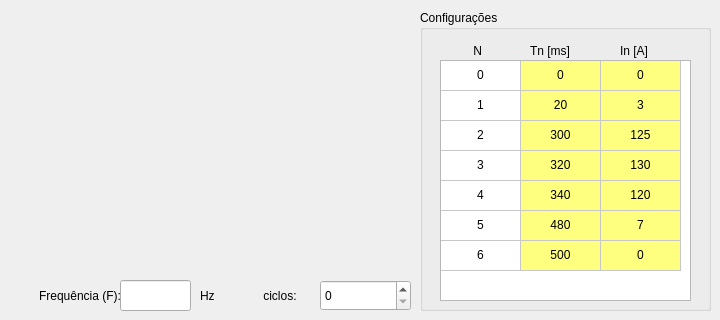
         <widget class="QWidget" name="tab_16">
          <attribute name="title">
           <string>Triangular Suavizada</string>
          </attribute>
          <widget class="QGroupBox" name="groupBox_36">
           <property name="geometry">
            <rect>
             <x>420</x>
             <y>10</y>
             <width>291</width>
             <height>301</height>
            </rect>
           </property>
           <property name="title">
            <string>Configurações</string>
           </property>
           <widget class="QTableWidget" name="tabela_config">
            <property name="geometry">
             <rect>
              <x>20</x>
              <y>50</y>
              <width>251</width>
              <height>241</height>
             </rect>
            </property>
            <property name="rowCount">
             <number>7</number>
            </property>
            <property name="columnCount">
             <number>3</number>
            </property>
            <attribute name="horizontalHeaderVisible">
             <bool>false</bool>
            </attribute>
            <attribute name="horizontalHeaderCascadingSectionResizes">
             <bool>false</bool>
            </attribute>
            <attribute name="horizontalHeaderDefaultSectionSize">
             <number>80</number>
            </attribute>
            <attribute name="horizontalHeaderHighlightSections">
             <bool>true</bool>
            </attribute>
            <attribute name="verticalHeaderVisible">
             <bool>false</bool>
            </attribute>
            <row>
             <property name="text">
              <string>0</string>
             </property>
            </row>
            <row>
             <property name="text">
              <string>1</string>
             </property>
            </row>
            <row>
             <property name="text">
              <string>2</string>
             </property>
            </row>
            <row>
             <property name="text">
              <string>3</string>
             </property>
            </row>
            <row>
             <property name="text">
              <string>4</string>
             </property>
            </row>
            <row>
             <property name="text">
              <string>5</string>
             </property>
            </row>
            <row>
             <property name="text">
              <string>6</string>
             </property>
            </row>
            <column>
             <property name="text">
              <string>N</string>
             </property>
            </column>
            <column>
             <property name="text">
              <string>Tn [ms]</string>
             </property>
            </column>
            <column>
             <property name="text">
              <string>In [A]</string>
             </property>
            </column>
            <item row="0" column="0">
             <property name="text">
              <string>0</string>
             </property>
             <property name="textAlignment">
              <set>AlignCenter</set>
             </property>
            </item>
            <item row="0" column="1">
             <property name="text">
              <string>0</string>
             </property>
             <property name="textAlignment">
              <set>AlignCenter</set>
             </property>
             <property name="background">
              <brush brushstyle="SolidPattern">
               <color alpha="255">
                <red>255</red>
                <green>255</green>
                <blue>127</blue>
               </color>
              </brush>
             </property>
            </item>
            <item row="0" column="2">
             <property name="text">
              <string>0</string>
             </property>
             <property name="textAlignment">
              <set>AlignCenter</set>
             </property>
             <property name="background">
              <brush brushstyle="SolidPattern">
               <color alpha="255">
                <red>255</red>
                <green>255</green>
                <blue>127</blue>
               </color>
              </brush>
             </property>
            </item>
            <item row="1" column="0">
             <property name="text">
              <string>1</string>
             </property>
             <property name="textAlignment">
              <set>AlignCenter</set>
             </property>
            </item>
            <item row="1" column="1">
             <property name="text">
              <string>20</string>
             </property>
             <property name="textAlignment">
              <set>AlignCenter</set>
             </property>
             <property name="background">
              <brush brushstyle="SolidPattern">
               <color alpha="255">
                <red>255</red>
                <green>255</green>
                <blue>127</blue>
               </color>
              </brush>
             </property>
            </item>
            <item row="1" column="2">
             <property name="text">
              <string>3</string>
             </property>
             <property name="textAlignment">
              <set>AlignCenter</set>
             </property>
             <property name="background">
              <brush brushstyle="SolidPattern">
               <color alpha="255">
                <red>255</red>
                <green>255</green>
                <blue>127</blue>
               </color>
              </brush>
             </property>
            </item>
            <item row="2" column="0">
             <property name="text">
              <string>2</string>
             </property>
             <property name="textAlignment">
              <set>AlignCenter</set>
             </property>
            </item>
            <item row="2" column="1">
             <property name="text">
              <string>300</string>
             </property>
             <property name="textAlignment">
              <set>AlignCenter</set>
             </property>
             <property name="background">
              <brush brushstyle="SolidPattern">
               <color alpha="255">
                <red>255</red>
                <green>255</green>
                <blue>127</blue>
               </color>
              </brush>
             </property>
            </item>
            <item row="2" column="2">
             <property name="text">
              <string>125</string>
             </property>
             <property name="textAlignment">
              <set>AlignCenter</set>
             </property>
             <property name="background">
              <brush brushstyle="SolidPattern">
               <color alpha="255">
                <red>255</red>
                <green>255</green>
                <blue>127</blue>
               </color>
              </brush>
             </property>
            </item>
            <item row="3" column="0">
             <property name="text">
              <string>3</string>
             </property>
             <property name="textAlignment">
              <set>AlignCenter</set>
             </property>
            </item>
            <item row="3" column="1">
             <property name="text">
              <string>320</string>
             </property>
             <property name="textAlignment">
              <set>AlignCenter</set>
             </property>
             <property name="background">
              <brush brushstyle="SolidPattern">
               <color alpha="255">
                <red>255</red>
                <green>255</green>
                <blue>127</blue>
               </color>
              </brush>
             </property>
            </item>
            <item row="3" column="2">
             <property name="text">
              <string>130</string>
             </property>
             <property name="textAlignment">
              <set>AlignCenter</set>
             </property>
             <property name="background">
              <brush brushstyle="SolidPattern">
               <color alpha="255">
                <red>255</red>
                <green>255</green>
                <blue>127</blue>
               </color>
              </brush>
             </property>
            </item>
            <item row="4" column="0">
             <property name="text">
              <string>4</string>
             </property>
             <property name="textAlignment">
              <set>AlignCenter</set>
             </property>
            </item>
            <item row="4" column="1">
             <property name="text">
              <string>340</string>
             </property>
             <property name="textAlignment">
              <set>AlignCenter</set>
             </property>
             <property name="background">
              <brush brushstyle="SolidPattern">
               <color alpha="255">
                <red>255</red>
                <green>255</green>
                <blue>127</blue>
               </color>
              </brush>
             </property>
            </item>
            <item row="4" column="2">
             <property name="text">
              <string>120</string>
             </property>
             <property name="textAlignment">
              <set>AlignCenter</set>
             </property>
             <property name="background">
              <brush brushstyle="SolidPattern">
               <color alpha="255">
                <red>255</red>
                <green>255</green>
                <blue>127</blue>
               </color>
              </brush>
             </property>
            </item>
            <item row="5" column="0">
             <property name="text">
              <string>5</string>
             </property>
             <property name="textAlignment">
              <set>AlignCenter</set>
             </property>
            </item>
            <item row="5" column="1">
             <property name="text">
              <string>480</string>
             </property>
             <property name="textAlignment">
              <set>AlignCenter</set>
             </property>
             <property name="background">
              <brush brushstyle="SolidPattern">
               <color alpha="255">
                <red>255</red>
                <green>255</green>
                <blue>127</blue>
               </color>
              </brush>
             </property>
            </item>
            <item row="5" column="2">
             <property name="text">
              <string>7</string>
             </property>
             <property name="textAlignment">
              <set>AlignCenter</set>
             </property>
             <property name="background">
              <brush brushstyle="SolidPattern">
               <color alpha="255">
                <red>255</red>
                <green>255</green>
                <blue>127</blue>
               </color>
              </brush>
             </property>
            </item>
            <item row="6" column="0">
             <property name="text">
              <string>6</string>
             </property>
             <property name="textAlignment">
              <set>AlignCenter</set>
             </property>
            </item>
            <item row="6" column="1">
             <property name="text">
              <string>500</string>
             </property>
             <property name="textAlignment">
              <set>AlignCenter</set>
             </property>
             <property name="background">
              <brush brushstyle="SolidPattern">
               <color alpha="255">
                <red>255</red>
                <green>255</green>
                <blue>127</blue>
               </color>
              </brush>
             </property>
            </item>
            <item row="6" column="2">
             <property name="text">
              <string>0</string>
             </property>
             <property name="textAlignment">
              <set>AlignCenter</set>
             </property>
             <property name="background">
              <brush brushstyle="SolidPattern">
               <color alpha="255">
                <red>255</red>
                <green>255</green>
                <blue>127</blue>
               </color>
              </brush>
             </property>
            </item>
           </widget>
           <widget class="QLabel" name="label_155">
            <property name="geometry">
             <rect>
              <x>50</x>
              <y>30</y>
              <width>41</width>
              <height>21</height>
             </rect>
            </property>
            <property name="text">
             <string> N</string>
            </property>
           </widget>
           <widget class="QLabel" name="label_157">
            <property name="geometry">
             <rect>
              <x>110</x>
              <y>30</y>
              <width>61</width>
              <height>21</height>
             </rect>
            </property>
            <property name="text">
             <string>Tn [ms]</string>
            </property>
           </widget>
           <widget class="QLabel" name="label_159">
            <property name="geometry">
             <rect>
              <x>200</x>
              <y>30</y>
              <width>51</width>
              <height>21</height>
             </rect>
            </property>
            <property name="text">
             <string>In [A]</string>
            </property>
           </widget>
          </widget>
          <widget class="QLabel" name="label_124">
           <property name="geometry">
            <rect>
             <x>20</x>
             <y>10</y>
             <width>381</width>
             <height>221</height>
            </rect>
           </property>
           <property name="text">
            <string/>
           </property>
           <property name="pixmap">
            <pixmap>imagens/triângulo suavizado.jpg</pixmap>
           </property>
           <property name="scaledContents">
            <bool>true</bool>
           </property>
          </widget>
          <widget class="QLabel" name="label_73">
           <property name="geometry">
            <rect>
             <x>260</x>
             <y>280</y>
             <width>51</width>
             <height>31</height>
            </rect>
           </property>
           <property name="text">
            <string> ciclos:</string>
           </property>
          </widget>
          <widget class="QLabel" name="label_110">
           <property name="geometry">
            <rect>
             <x>10</x>
             <y>240</y>
             <width>401</width>
             <height>31</height>
            </rect>
           </property>
           <property name="text">
            <string/>
           </property>
           <property name="pixmap">
            <pixmap>imagens/Equação corrente.png</pixmap>
           </property>
           <property name="scaledContents">
            <bool>true</bool>
           </property>
          </widget>
          <widget class="QLineEdit" name="frequencia_triangular_suavizada">
           <property name="geometry">
            <rect>
             <x>120</x>
             <y>280</y>
             <width>71</width>
             <height>31</height>
            </rect>
           </property>
           <property name="text">
            <string/>
           </property>
          </widget>
          <widget class="QLabel" name="label_153">
           <property name="geometry">
            <rect>
             <x>-40</x>
             <y>280</y>
             <width>161</width>
             <height>31</height>
            </rect>
           </property>
           <property name="text">
            <string>Frequência (F):</string>
           </property>
           <property name="alignment">
            <set>Qt::AlignRight|Qt::AlignTrailing|Qt::AlignVCenter</set>
           </property>
          </widget>
          <widget class="QLabel" name="label_160">
           <property name="geometry">
            <rect>
             <x>200</x>
             <y>280</y>
             <width>31</width>
             <height>31</height>
            </rect>
           </property>
           <property name="text">
            <string>Hz</string>
           </property>
          </widget>
          <widget class="QSpinBox" name="Ciclos_Curva_2">
           <property name="geometry">
            <rect>
             <x>320</x>
             <y>280</y>
             <width>91</width>
             <height>31</height>
            </rect>
           </property>
           <property name="maximum">
            <number>16</number>
           </property>
          </widget>
         </widget>
